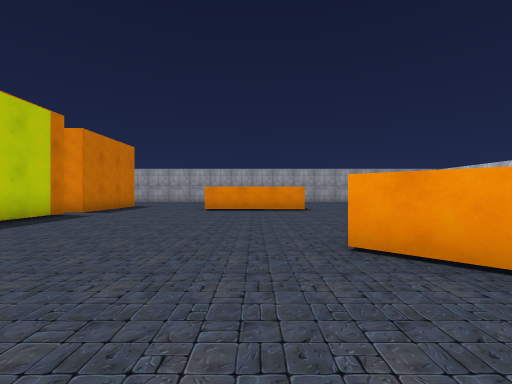
View 1 (above)

22 first-person views from a walk through a Unity game level. The camera is 1.2 m above the floor, looks level and sees 90° across. The floor is counted in squares, 2 m on a side. Each view is taken from the middle of a square. On the plan, view 1 faces up. The plan holds only what a view shows up to about 9 squares ahead; the rest is blank. The place goes on beyond the plan. The player character is not drawn. Some animated figures are not drawn. Door leaves are left out, so doorways stand open. Some surface patterns are stand-ins.

View 2
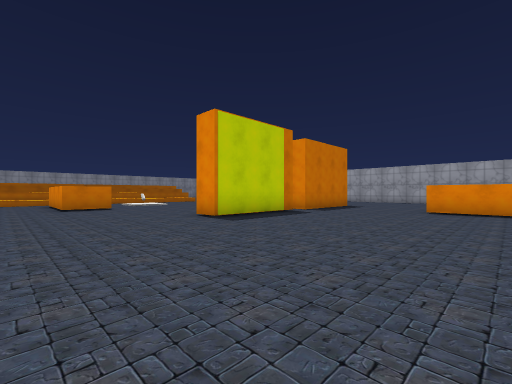

View 3
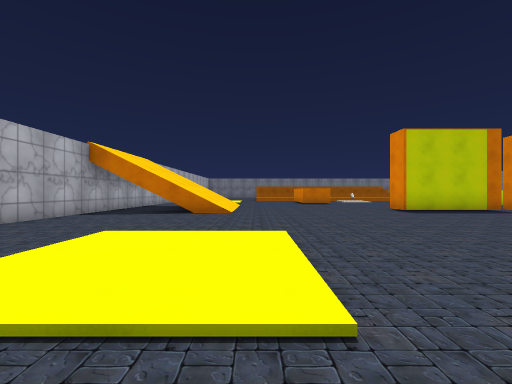

View 4
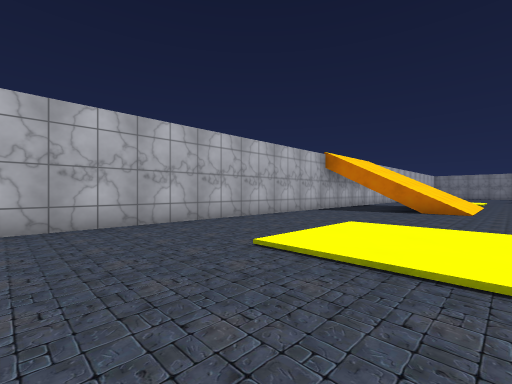

View 5
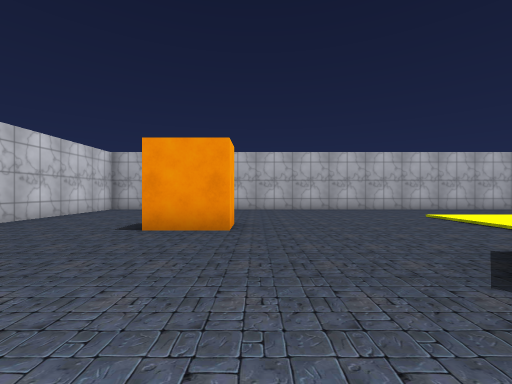

View 6
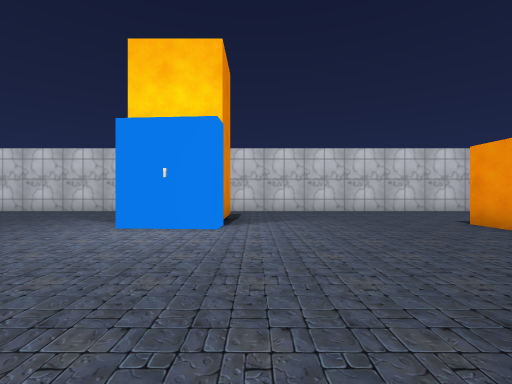

View 7
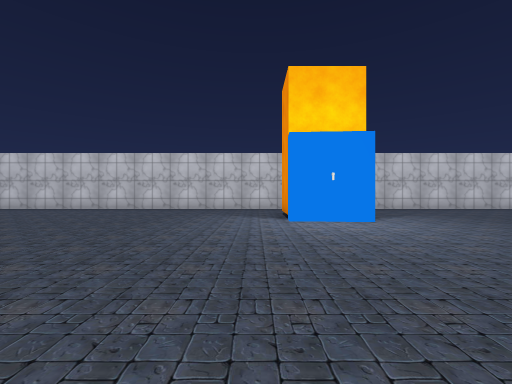

View 8
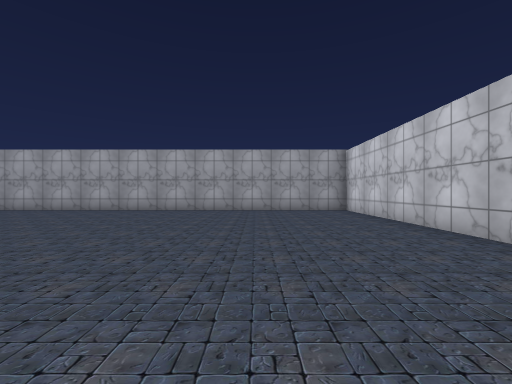

View 9
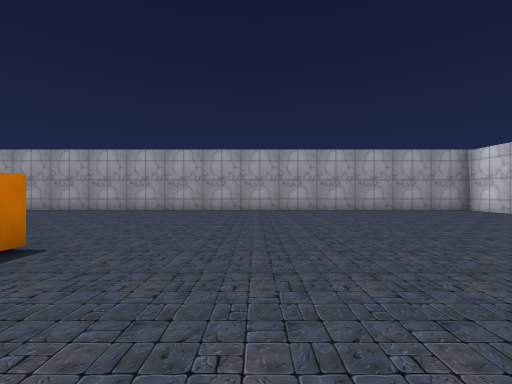

View 10
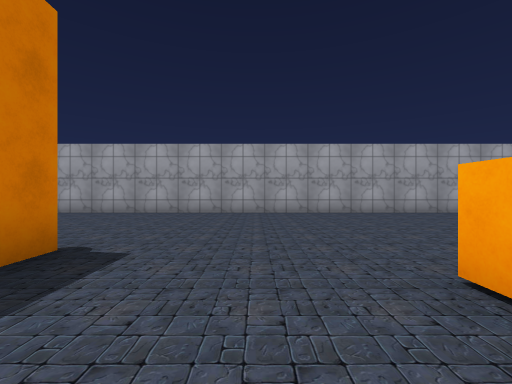

View 11
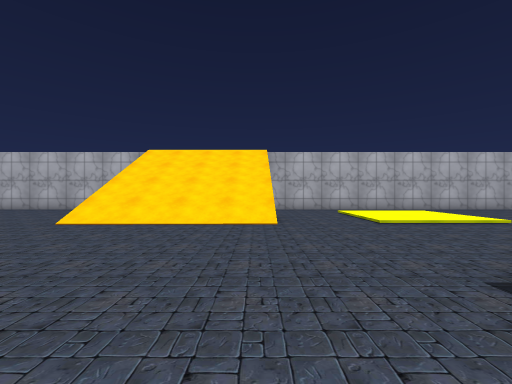

View 12
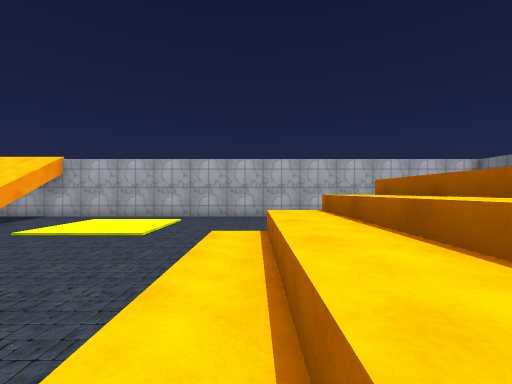

View 13
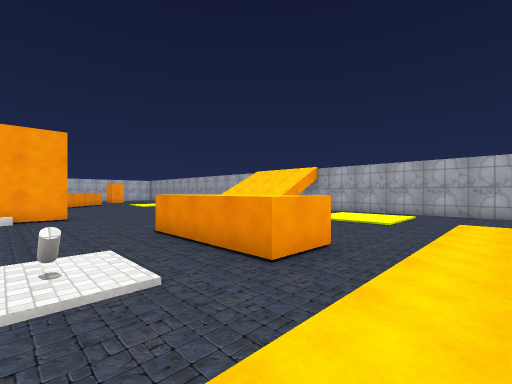

View 14
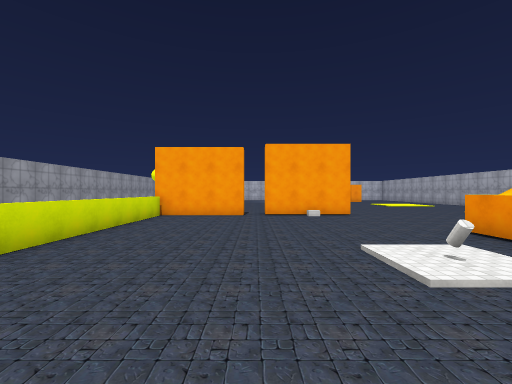

View 15
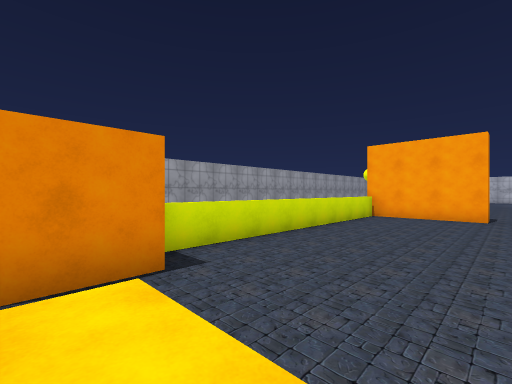

View 16
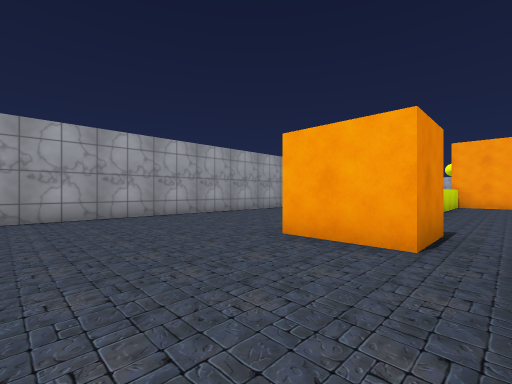

View 17
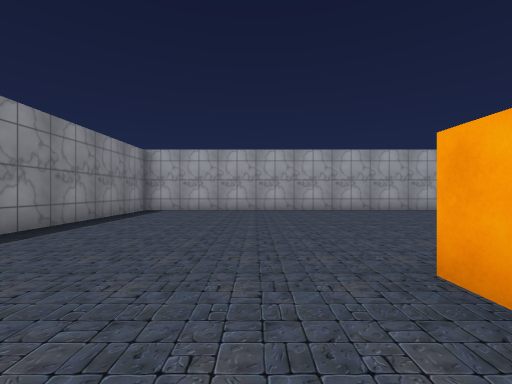

View 18
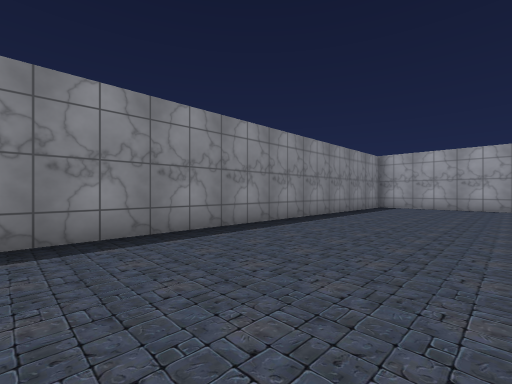

View 19
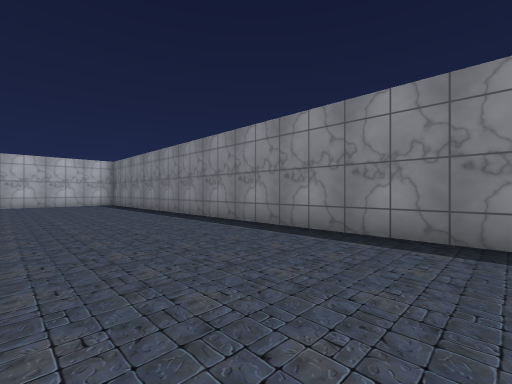

View 20
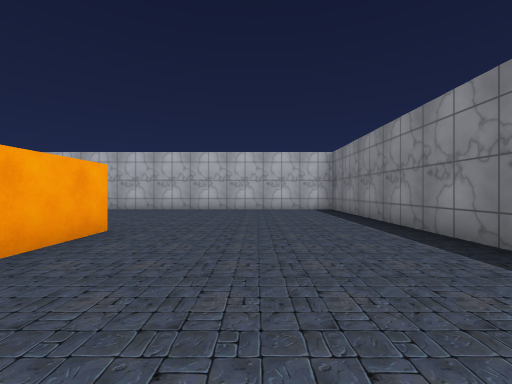

View 21
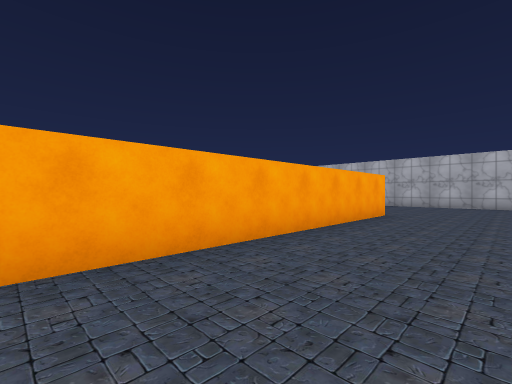

View 22
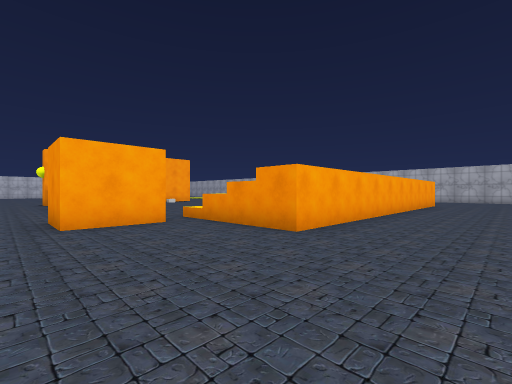

### Floor plan
Key: @ floor where view 1 was taken; # wall or solid block; . main floor; : floor 0.25 m higher than the main floor; + floor 0.5 m higher than the main floor; / step, stairs or slope; D open door; ^ raised ledge; O other object.
Columns run from 23 left of view 1 to 11 right of it. Each row starts with its distance up from view 1.
 16 ###################################
 15 #............  ...................#
 14 #...........   ...................#
 13 #..........     ..................#
 12 #............... .................#
 11 #.......##...... .................#
 10 #.......###########...............#
  9 #......./.........#...###.........#
  8 #.....#^+.........#...............#
  7 #.....# +........DD...............#
  6 #.....#  .........#...............#
  5 #.....# +..O...../#............##.#
  4 #.....# +../......#......  ...O##.#
  3 #.....#^+...............##........#
  2 #.....#^+.####...........# .......#
  1 #.....#^+................   ......#
  0 #.....#^+..............@..........#
 -1 #.....#^/..............::/....#...#
 -2 #......  .///..////....::/.... ...#
 -3 #...... ../::..////....///....  ..#
 -4 #........./::..////...........  ..#
 -5 #..............................  .#
 -6 ###############################  ##

Where each view was taken, in squares from view 1:
view 1: 0 up, 0 right, facing up
view 2: 0 up, 0 right, facing up-left
view 3: 1 down, 3 right, facing left
view 4: 1 down, 4 right, facing down-left
view 5: 3 up, 6 right, facing down
view 6: 3 up, 3 right, facing right
view 7: 6 up, 2 right, facing right
view 8: 7 up, 8 right, facing up
view 9: 7 up, 4 right, facing up
view 10: 8 up, 3 left, facing up
view 11: 3 up, 8 left, facing down
view 12: 3 up, 15 left, facing down
view 13: 5 up, 15 left, facing down-right
view 14: 7 up, 15 left, facing right
view 15: 7 up, 15 left, facing up-right
view 16: 9 up, 18 left, facing up-right
view 17: 7 up, 19 left, facing up
view 18: 5 up, 19 left, facing up-left
view 19: 7 up, 19 left, facing down-left
view 20: 3 up, 20 left, facing down
view 21: 6 up, 20 left, facing down-right
view 22: 12 up, 20 left, facing down-right
